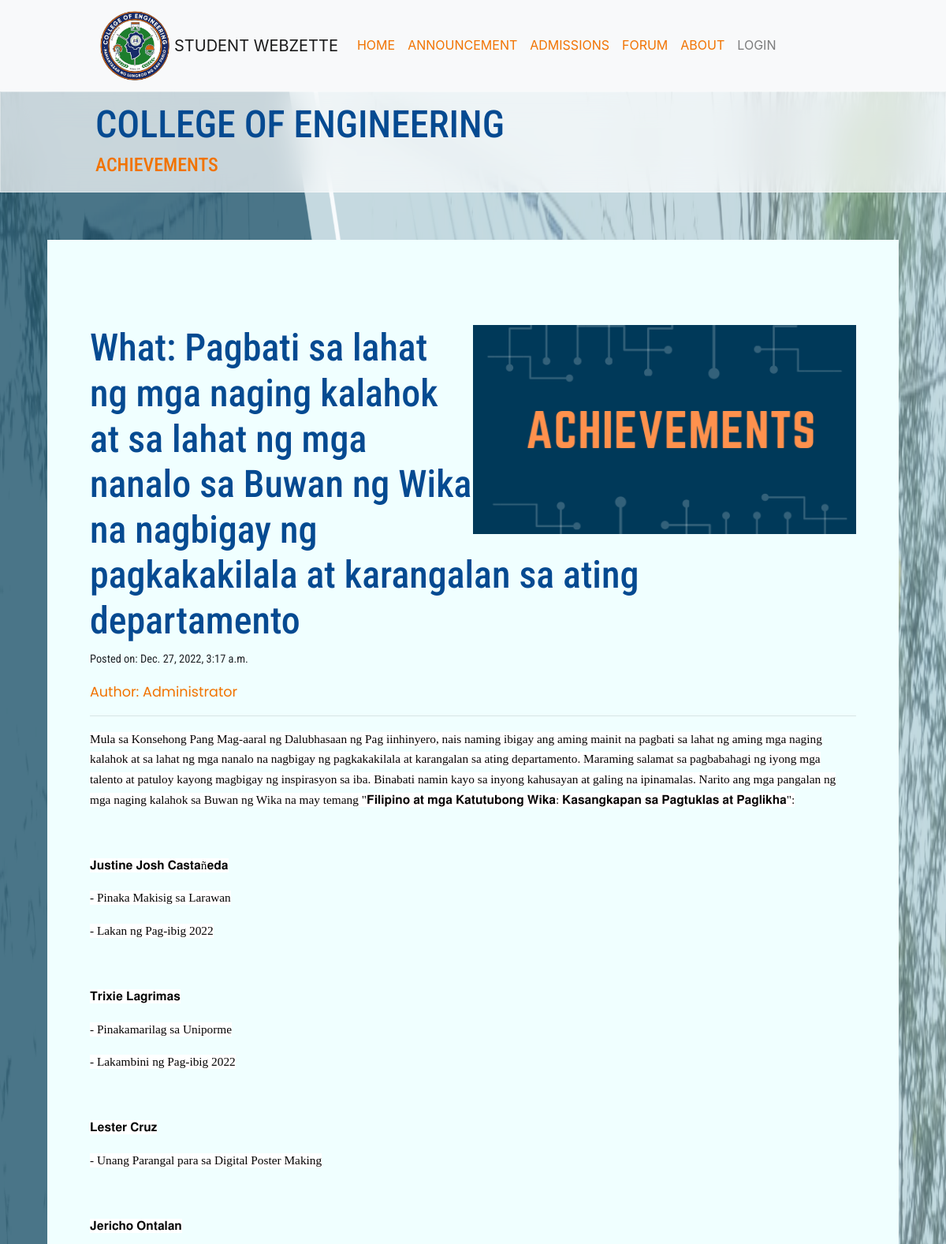
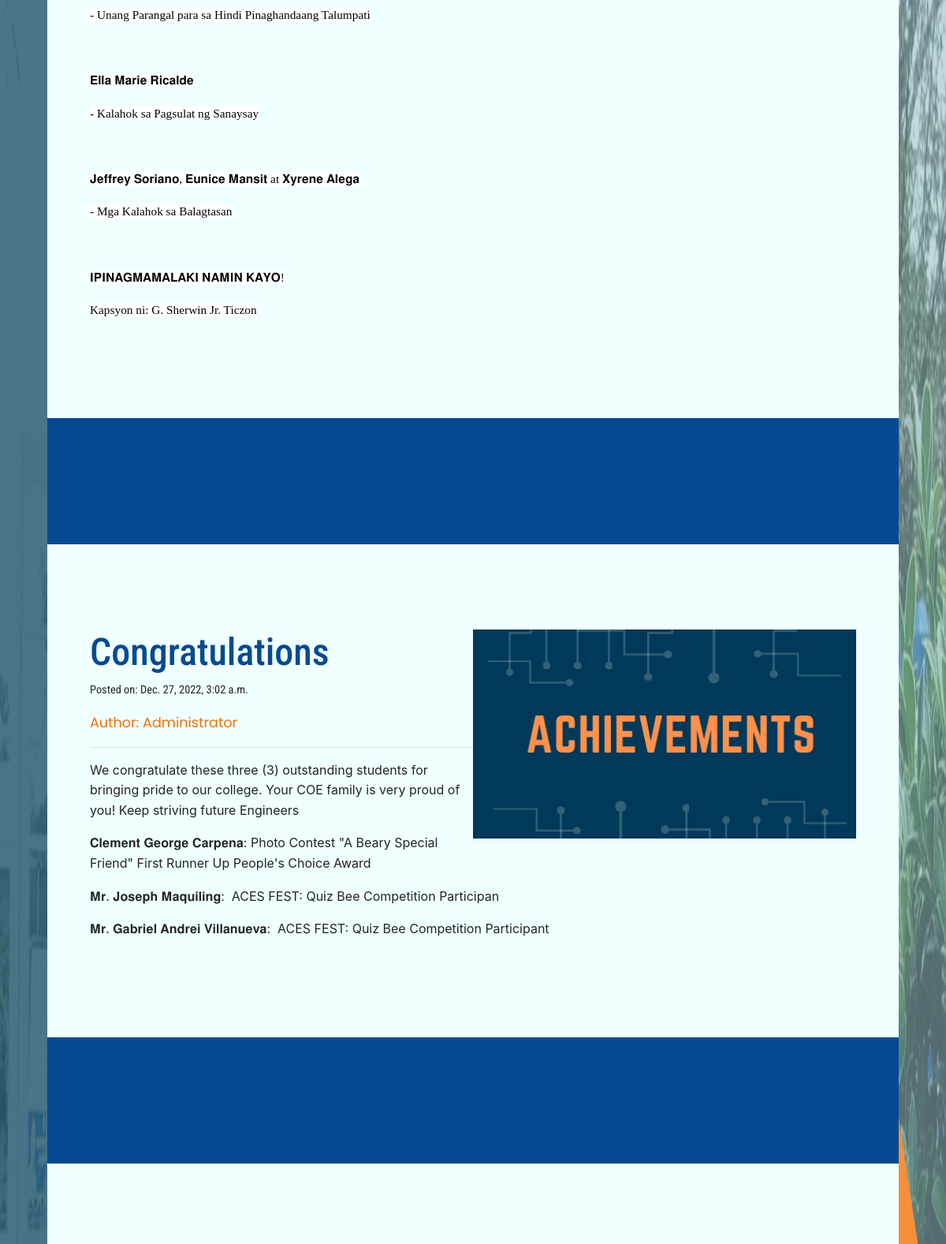
Page /achievements/ (upper part) on the committed database (2 pictures, top to bottom).
### base/models.py (models this page shows, shortened)
class Achievement(models.Model):
    user = models.ForeignKey(User, on_delete=models.CASCADE)
    title = models.TextField()
    description = RichTextField(blank = False, null=True)
    created = models.DateTimeField(auto_now_add=True)
    picture = models.ImageField(null = True, default="achievements.png", upload_to="achievements/")

class User(AbstractUser):
    name = models.CharField(max_length=200, null = True)
    email = models.EmailField( unique= True, null=True)
    bio = models.TextField(null=True)
    student_number = models.CharField(max_length=10,null=True)
    avatar = models.ImageField(null = True, default="default-dp.jpg", upload_to="user/")
    USERNAME_FIELD = 'email'
    REQUIRED_FIELDS = []
    def __str__(self):
        return str(self.username)

### base/views.py (the view)
# urls.py: path('achievements/', views.achievements, name = "achievements"),
def achievements(request):
    achievement = Achievement.objects.all()
    context = {'achievement': achievement}
    return render(request, 'base/achievements.html', context)

### base/templates/base/achievements.html (shortened to what this page needs)
{% extends 'main.html' %}
{% block content %}
<div class="ann-overall-container">
    <div class="ann-edited">
        <div class="admission-title-container">
            <h1 class="title darkblue">COLLEGE OF ENGINEERING</h1>
            <h2 class="title-small orange">ACHIEVEMENTS</h2>
        </div>
        <div class="announcement-body-container">
            <section class="ann-main-section">
                <div class="ann-main-items">
                    {% for achievement in achievement%}
                    <div class="ann-main-container">
                        {%if achievement.picture %}
                        <img src="{{ achievement.picture.url}}" class="ann-main-image" alt="announcement-image">
                        {%endif%}
                        <h1 class="ann-main-description title darkblue">{{achievement.title}}</h1>
                        <p class="ann-main-date subtitle-very-small">Posted on: {{achievement.created}}</p>
                        <p class="ann-main-user subtitle-small orange">Author: {{achievement.user}}</p>
                        <div class="ann-main-content">
                            <hr>
                            <p class="ann-main-body body-paragraph">{{achievement.description|safe}}</p>
                        </div>
                    </div>
                    {%endfor%}
                </div>
            </section>
        </div>
    </div>
</div>
{% endblock content %}

### static/styles/main.css (style rules this page uses)
html { scroll-behavior: smooth; }
:root { --lm-light-color: #fbfafe; --lm-dark-color: #054a91; --lm-accent-color: #f17300; --ff-body: 'Roboto Slab', serif; --ff-title: 'Roboto Condensed', sans-serif; --ff-subtitle: 'Poppins', sans-serif; --fs-body: 1em; --fs-title: 2em; --fs-subtitle-1: 1.25em; --fs-subtitle-2: 1.1em; --fs-subtitle-3: 1em; --fs-subtitle-4: 0.95em; }
* { box-sizing: border-box; line-height: 1.6; padding: 0; margin: 0; }
.main-body { background-image: url('../images/bg-main.png'); background-repeat: no-repeat; background-attachment: fixed; background-size: 100% 100%; }
.orange { color: var(--lm-accent-color); }
.darkblue { color: var(--lm-dark-color); }

### static/styles/forum.css (style rules this page uses)
:root { --lm-light-color: #fbfafe; --lm-dark-color: #054a91; --lm-accent-color: #f17300; --ff-body: 'Roboto Slab', serif; --ff-title: 'Roboto Condensed', sans-serif; --ff-subtitle: 'Poppins', sans-serif; --fs-body: 2em; --fs-title: 3em; --fs-subtitle-1: 1.25em; --fs-subtitle-2: 2em; --fs-subtitle-3: 1.5em; --fs-subtitle-4: 1.1em; --fs-very-small: 0.9em }
* { box-sizing: border-box; margin: 0; padding: 0; }
.darkblue { color: var(--lm-dark-color); }
.title { font-family: var(--ff-title); font-size: var(--fs-title); }
.subtitle-small { font-family: var(--ff-subtitle); font-size: var(--fs-subtitle-4); }
.body-paragraph { font-size: var(--fs-subtitle3); font-family: var(--ff-body); letter-spacing: 0.5px; word-spacing: 0.05em; }
::placeholder { color: white; }
.orange { color: var(--lm-accent-color); }

### static/styles/forum-navbar.css (style rules this page uses)
html { scroll-behavior: smooth; }
:root { --lm-light-color: #fbfafe; --lm-dark-color: #054a91; --lm-accent-color: #f17300; --ff-body: 'Roboto Slab', serif; --ff-title: 'Roboto Condensed', sans-serif; --ff-subtitle: 'Poppins', sans-serif; --fs-body: 2em; --fs-title: 3em; --fs-subtitle-1: 1.25em; --fs-subtitle-2: 2em; --fs-subtitle-3: 1.5em; --fs-subtitle-4: 1.1em; --fs-very-small: 0.9em }
* { box-sizing: border-box; padding: 0; margin: 0; }
.darkblue { color: var(--lm-dark-color); }
.orange { color: var(--lm-accent-color); }
.title { font-family: var(--ff-title); font-size: var(--fs-title); }
.title-small { font-family: var(--ff-title); font-size: var(--fs-subtitle-3); }
.subtitle-very-small { font-family: var(--ff-title); font-size: var(--fs-very-small); }
.subtitle-small { font-family: var(--ff-subtitle); font-size: var(--fs-subtitle-4); }
.body-paragraph { font-size: var(--fs-subtitle3); font-family: var(--ff-body); letter-spacing: 0.5px; word-spacing: 0.05em; }

### static/styles/announcement.css (style rules this page uses)
html { scroll-behavior: smooth; }
:root { --lm-light-color: #fbfafe; --lm-dark-color: #054a91; --lm-accent-color: #f17300; --ff-body: 'Roboto Slab', serif; --ff-title: 'Roboto Condensed', sans-serif; --ff-subtitle: 'Poppins', sans-serif; --fs-body: 2em; --fs-title: 3em; --fs-subtitle-1: 1.25em; --fs-subtitle-2: 2em; --fs-subtitle-3: 1em; --fs-subtitle-4: 1.1em; }
* { box-sizing: border-box; line-height: 1.6; padding: 0; margin: 0; }
.darkblue { color: var(--lm-dark-color); }
.title { font-family: var(--ff-title); font-size: var(--fs-title); }
.subtitle-small { font-family: var(--ff-subtitle); font-size: var(--fs-subtitle-4); }
.body-paragraph { font-size: var(--fs-subtitle3); font-family: var(--ff-body); letter-spacing: 0.5px; word-spacing: 0.05em; }
.ann-edited { width: 100%; }
.ann-overall-container { position: relative; display: flex; width: 100vw; height: auto; flex-direction: column; }
.announcement-body-container { position: relative; width: 100%; margin: auto; display: flex; flex-direction: column; justify-content: center; align-items: center; }
.ann-main-section { display: flex; justify-content: center; align-items: center; width: 100%; padding: 5%; }
.ann-main-items { position: relative; background-color: var(--lm-dark-color); display: flex; flex-direction: column-reverse; gap: 10em; height: max-content; }
.ann-main-image { height: 100%; max-width: 50%; float: right; }
.ann-main-container { background-color: azure; height: max-content; padding: 10% 5%; }

### static/styles/about.css (style rules this page uses)
html { scroll-behavior: smooth; }
:root { --lm-light-color: #fbfafe; --lm-dark-color: #054a91; --lm-accent-color: #f17300; --ff-body: 'Roboto Slab', serif; --ff-title: 'Roboto Condensed', sans-serif; --ff-subtitle: 'Poppins', sans-serif; --fs-body: 2em; --fs-title: 3em; --fs-subtitle-1: 1.25em; --fs-subtitle-2: 2em; --fs-subtitle-3: 1.5em; --fs-subtitle-4: 1.1em; --fs-very-small: 0.9em }
* { box-sizing: border-box; line-height: 1.6; padding: 0; margin: 0; }

### rows in the picture
Achievement: picture (picture), title "Congratulations", created "Dec. 27, 2022, 3:02 a.m.", user "Administrator", description "We congratulate these three (3) outstanding students for bringing pride to our college. Your COE family is very proud of you! Keep striving future Engineers 𝐂𝐥𝐞𝐦𝐞𝐧𝐭 𝐆𝐞𝐨𝐫𝐠𝐞 𝐂𝐚𝐫𝐩𝐞𝐧𝐚: Photo Contest \"A Beary Special Friend\" First Runner Up People's Choice Award 𝐌𝐫. 𝐉𝐨𝐬𝐞𝐩𝐡 𝐌𝐚𝐪𝐮𝐢𝐥𝐢𝐧𝐠: ACES FEST: Quiz Bee Competition Participan 𝐌𝐫. 𝐆𝐚𝐛𝐫𝐢𝐞𝐥 𝐀𝐧𝐝𝐫𝐞𝐢 𝐕𝐢𝐥𝐥𝐚𝐧𝐮𝐞𝐯𝐚: ACES FEST: Quiz Bee Competition Participant"
Achievement: picture (picture), title "What: Pagbati sa lahat ng mga naging kalahok at sa lahat ng mga nanalo sa Buwan ng Wika na nagbigay ng pagkakakilala at karangalan sa ating departamento", created "Dec. 27, 2022, 3:17 a.m.", user "Administrator", description "Mula sa Konsehong Pang Mag-aaral ng Dalubhasaan ng Pag iinhinyero, nais naming ibigay ang aming mainit na pagbati sa lahat ng aming mga naging kalahok at sa lahat ng mga nanalo na nagbigay ng pagkakakilala at karangalan sa ating departamento. Maraming salamat sa pagbabahagi ng iyong mga talento at patuloy kayong magbigay ng inspirasyon sa iba. Binabati namin kayo sa inyong kahusayan at galing na ipinamalas. Narito ang mga pangalan ng mga naging kalahok sa Buwan ng Wika na may temang \" 𝐅𝐢𝐥𝐢𝐩𝐢𝐧𝐨 𝐚𝐭 𝐦𝐠𝐚 𝐊𝐚𝐭𝐮𝐭𝐮𝐛𝐨𝐧𝐠 𝐖𝐢𝐤𝐚 : 𝐊𝐚𝐬𝐚𝐧𝐠𝐤𝐚𝐩𝐚𝐧 𝐬𝐚 𝐏𝐚𝐠𝐭𝐮𝐤𝐥𝐚𝐬 𝐚𝐭 𝐏𝐚𝐠𝐥𝐢𝐤𝐡𝐚 \": 𝐉𝐮𝐬𝐭𝐢𝐧𝐞 𝐉𝐨𝐬𝐡 𝐂𝐚𝐬𝐭𝐚 ñ 𝐞𝐝𝐚 - Pinaka Makisig sa Larawan - Lakan ng Pag-ibig 2022 𝐓𝐫𝐢𝐱𝐢𝐞 𝐋𝐚𝐠𝐫𝐢𝐦𝐚𝐬 - Pinakamarilag sa Uniporme - Lakambini…"
